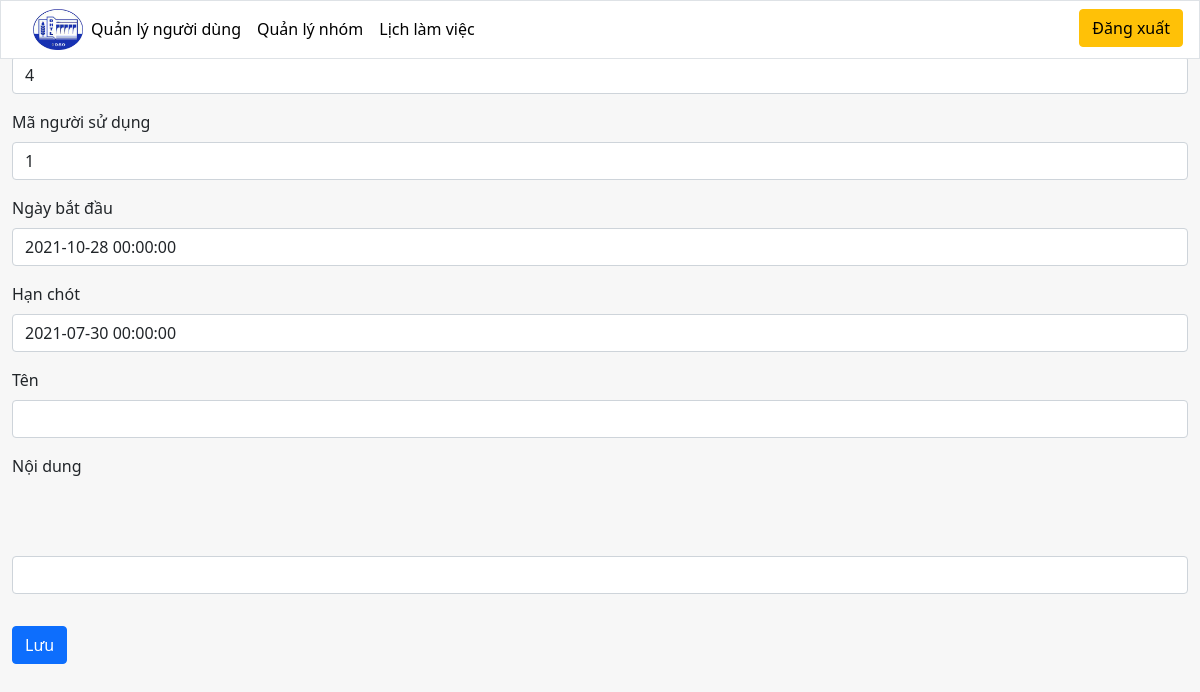
The page /Browers/views/admin/fix-plan.php?pl_id=4 on the database its author committed.
### tables this page shows
CREATE TABLE `plan` (
  `pl_id` int(10) NOT NULL,
  `pl_userid` int(10) NOT NULL,
  `pl_datestart` datetime NOT NULL DEFAULT current_timestamp(),
  `pl_deadline` datetime NOT NULL,
  `pl_name` varchar(50) NOT NULL,
  `pl_contents` varchar(200) NOT NULL
);

### Browers/views/admin/fix-plan.php (the view, shortened to what this page needs)
    <?php
        include('header-admin.php');
    ?>
    <?php $conn = mysqli_connect('localhost', 'root', '', 'db_manage_website');
        if(isset($_GET['pl_id'])) {
            $id = $_GET['pl_id'];
            $sql = "SELECT * from  plan where pl_id = '$id'";
            $result = mysqli_query($conn, $sql);
        }
    ?>
    <div class="container">
        <?php while($row = mysqli_fetch_assoc($result)){?>
        <form class="mt-4" method="POST" action="">
            <div class="mb-3">
                <label for="id" class="form-label">Mã kế hoạch</label>
                <input type="text" name="id" class="form-control" id="id" value="<?php echo $row['pl_id']; ?>">
            </div>
            <div class="mb-3">
                <label for="userid" class="form-label">Mã người sử dụng</label>
                <input type="text" name="userid" class="form-control" id="userid" value="<?php echo $row['pl_userid']; ?>">
            </div>
            <div class="mb-3">
                <label for="datestart" class="form-label">Ngày bắt đầu</label>
                <input type="text" name="datestart" class="form-control" id="datestart" value="<?php echo $row['pl_datestart']; ?>">
            </div>
            <div class="mb-3">
                <label for="deadline" class="form-label">Hạn chót</label>
                <input type="text" name="deadline" class="form-control" id="deadline" value="<?php echo $row['pl_deadline']; ?>">
            </div>
            <div class="mb-3">
                <label for="name" class="form-label">Tên</label>
                <input type="text" name="name" class="form-control" id="name" value="<?php echo $row['pl_name']; ?>">
            </div>
            <div class="mb-3">
                <label for="content" class="form-label">Nội dung</label>
                <input type="text" name="content" class="form-control" id="content" value="<?php echo $row['pl_content']; ?>">
            </div>
            <button type="submit" class="btn btn-primary mt-3 mb-4" name="submit">Lưu</button>
        </form>
        <?php } ?>
    </div>
<?php
include('./footer.php');
?>

### Browers/assets/css/config.css (style rules this page uses)
#content { margin-top: 70px; right: 0; }

### rows shown on the page
plan: id "4", userid "1", datestart "2021-10-28 00:00:00", deadline "2021-07-30 00:00:00"
